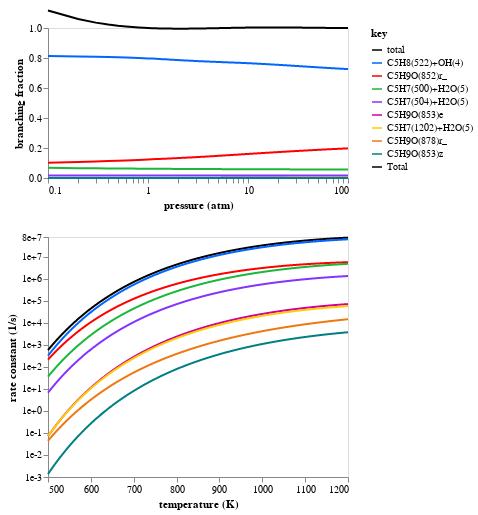

The notebook cell saved with this chart:
### Code cell
import altair as alt
import autochem as ac
import numpy as np
from autochem.util import plot
from project_utilities import fig

legend = True
reactants = ("C5H9O(852)r0",)
rate_df = fig.rate_data(
    calc_mech,
    reactants,
    # min_branch_frac=0.01,
    # colors=[plot.Color.purple, plot.Color.blue, plot.Color.red],
)

branch_frac_chart = fig.branching_fraction_chart(
    rate_df, P_range=(0.1, 100), T=825, legend=legend, total=True
)
rate_chart = fig.rate_chart(
    rate_df,
    T_range=(500, 1200),
    P=1,
    legend=legend,
    total=True,
    units={"substance": "molecules"},
)
chart = alt.vconcat(
    branch_frac_chart.properties(width=300, height=150),
    rate_chart.properties(width=300, height=240),
).configure_axis(grid=False)
chart

### Figure 1 — Vega-Lite specification as saved in the notebook (floating-point values rounded to 4 significant figures; data arrays with more than 128 entries replaced by an {"elided": "..."} marker saying what was removed)
{"config": {"view": {"continuousWidth": 300, "continuousHeight": 300}, "axis": {"grid": false}}, "vconcat": [{"data": {"name": "data-a230dde6589ef6c8f03bb2bc111691c4"}, "mark": {"type": "line"}, "encoding": {"color": {"field": "key", "scale": {"domain": ["total", "C5H8(522)+OH(4)", "C5H9O(852)r_", "C5H7(500)+H2O(5)", "C5H7(504)+H2O(5)", "C5H9O(853)e", "C5H7(1202)+H2O(5)", "C5H9O(878)r_", "C5H9O(853)z"], "range": ["#000000", "#0066ff", "#ff0000", "#1ab73a", "#8533ff", "#d0009a", "#ffcd00", "#ef7810", "#008080"]}, "type": "nominal"}, "x": {"axis": {"labelExpr": "((abs(datum.value - 0.1) / abs(0.1) < 1e-5) ||\n(abs(datum.value - 1.0) / abs(1.0) < 1e-5) ||\n(abs(datum.value - 10.0) / abs(10.0) < 1e-5) ||\n(abs(datum.value - 100.0) / abs(100.0) < 1e-5) ||\n(abs(datum.value - 100.0) / abs(100.0) < 1e-5)) ? datum.label : ''", "values": [0.1, 0.2, 0.3, 0.4, 0.5, 0.6, 0.7, 0.8, 0.9, 1.0, 2.0, 3.0, 4.0, 5.0, 6.0, 7.0, 8.0, 9.0, 10.0, 20.0, 30.0, 40.0, 50.0, 60.0, 70.0, 80.0, 90.0, 100.0, 100.0]}, "field": "x", "scale": {"domain": [0.1, 100.0], "type": "log"}, "title": "pressure (atm)", "type": "quantitative"}, "y": {"axis": {"format": ".1f"}, "field": "value", "scale": {"domain": [0, 1]}, "title": "branching fraction", "type": "quantitative"}}, "height": 150, "transform": [{"fold": ["total", "C5H8(522)+OH(4)", "C5H9O(852)r_", "C5H7(500)+H2O(5)", "C5H7(504)+H2O(5)", "C5H9O(853)e", "C5H7(1202)+H2O(5)", "C5H9O(878)r_", "C5H9O(853)z"]}], "width": 300}, {"data": {"name": "data-edee82c352e69f9c9a36335d3743e449"}, "mark": {"type": "line"}, "encoding": {"color": {"field": "key", "scale": {"domain": ["Total", "C5H8(522)+OH(4)", "C5H9O(852)r_", "C5H7(500)+H2O(5)", "C5H7(504)+H2O(5)", "C5H9O(853)e", "C5H7(1202)+H2O(5)", "C5H9O(878)r_", "C5H9O(853)z"], "range": ["#000000", "#0066ff", "#ff0000", "#1ab73a", "#8533ff", "#d0009a", "#ffcd00", "#ef7810", "#008080"]}, "type": "nominal"}, "x": {"axis": {"format": ".0f"}, "field": "x", "scale": {"domain": [500, 1200]}, "title": "temperature (K)", "type": "quantitative"}, "y": {"axis": {"format": ".0e", "labelExpr": "((abs(datum.value - 0.001) / abs(0.001) < 1e-5) ||\n(abs(datum.value - 0.01) / abs(0.01) < 1e-5) ||\n(abs(datum.value - 0.1) / abs(0.1) < 1e-5) ||\n(abs(datum.value - 1.0) / abs(1.0) < 1e-5) ||\n(abs(datum.value - 10.0) / abs(10.0) < 1e-5) ||\n(abs(datum.value - 100.0) / abs(100.0) < 1e-5) ||\n(abs(datum.value - 1000.0) / abs(1000.0) < 1e-5) ||\n(abs(datum.value - 10000.0) / abs(10000.0) < 1e-5) ||\n(abs(datum.value - 100000.0) / abs(100000.0) < 1e-5) ||\n(abs(datum.value - 1000000.0) / abs(1000000.0) < 1e-5) ||\n(abs(datum.value - 10000000.0) / abs(10000000.0) < 1e-5) ||\n(abs(datum.value - 80000000.0) / abs(80000000.0) < 1e-5)) ? datum.label : ''", "values": [0.001, 0.01, 0.1, 1.0, 10.0, 100.0, 1000.0, 10000.0, 100000.0, 1000000.0, 10000000.0, 80000000.0]}, "field": "value", "scale": {"domain": [0.001, 80000000.0], "type": "log"}, "title": "rate constant (1/s)", "type": "quantitative"}}, "height": 240, "transform": [{"fold": ["Total", "C5H8(522)+OH(4)", "C5H9O(852)r_", "C5H7(500)+H2O(5)", "C5H7(504)+H2O(5)", "C5H9O(853)e", "C5H7(1202)+H2O(5)", "C5H9O(878)r_", "C5H9O(853)z"]}], "width": 300}], "$schema": "https://vega.github.io/schema/vega-lite/v5.20.1.json", "datasets": {"data-a230dde6589ef6c8f03bb2bc111691c4": {"elided": "1000 records"}, "data-edee82c352e69f9c9a36335d3743e449": {"elided": "1000 records"}}}
